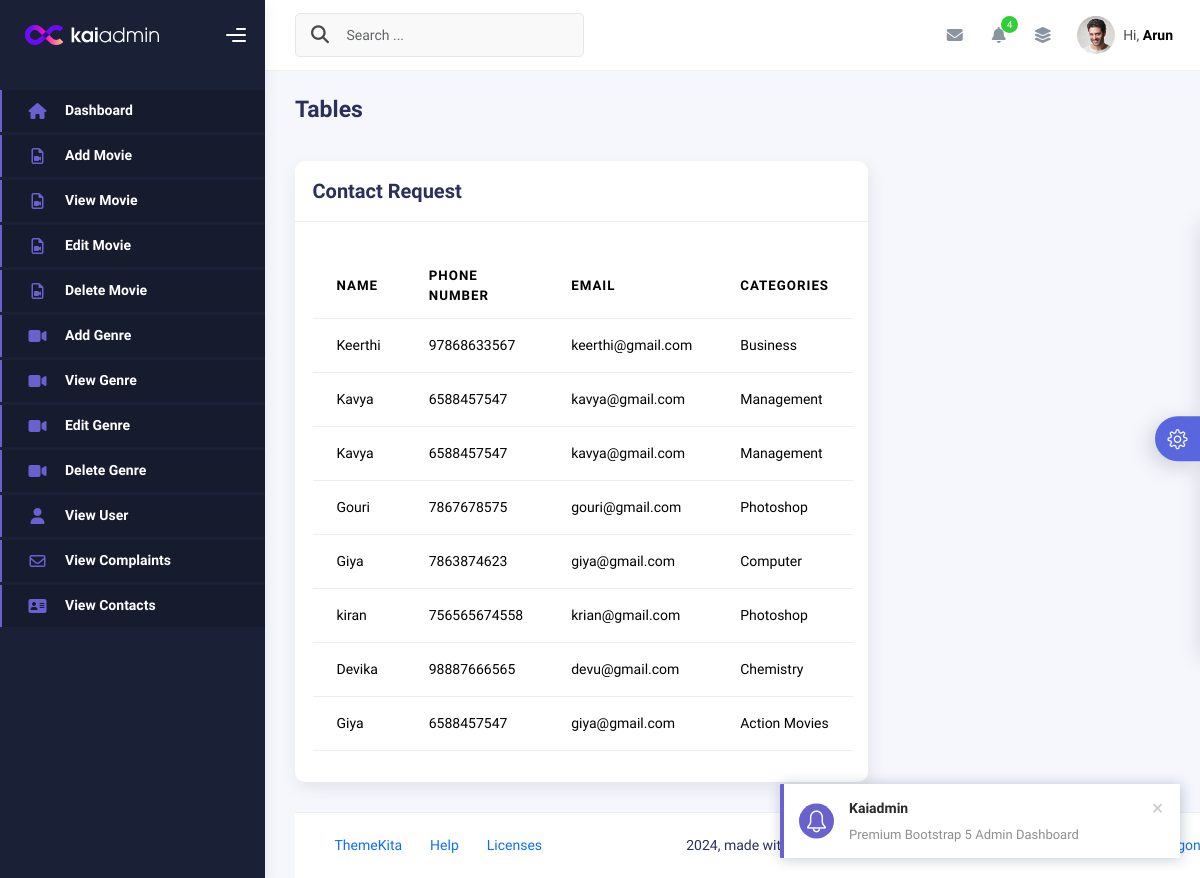
The app's page /viewcontacts, older data.
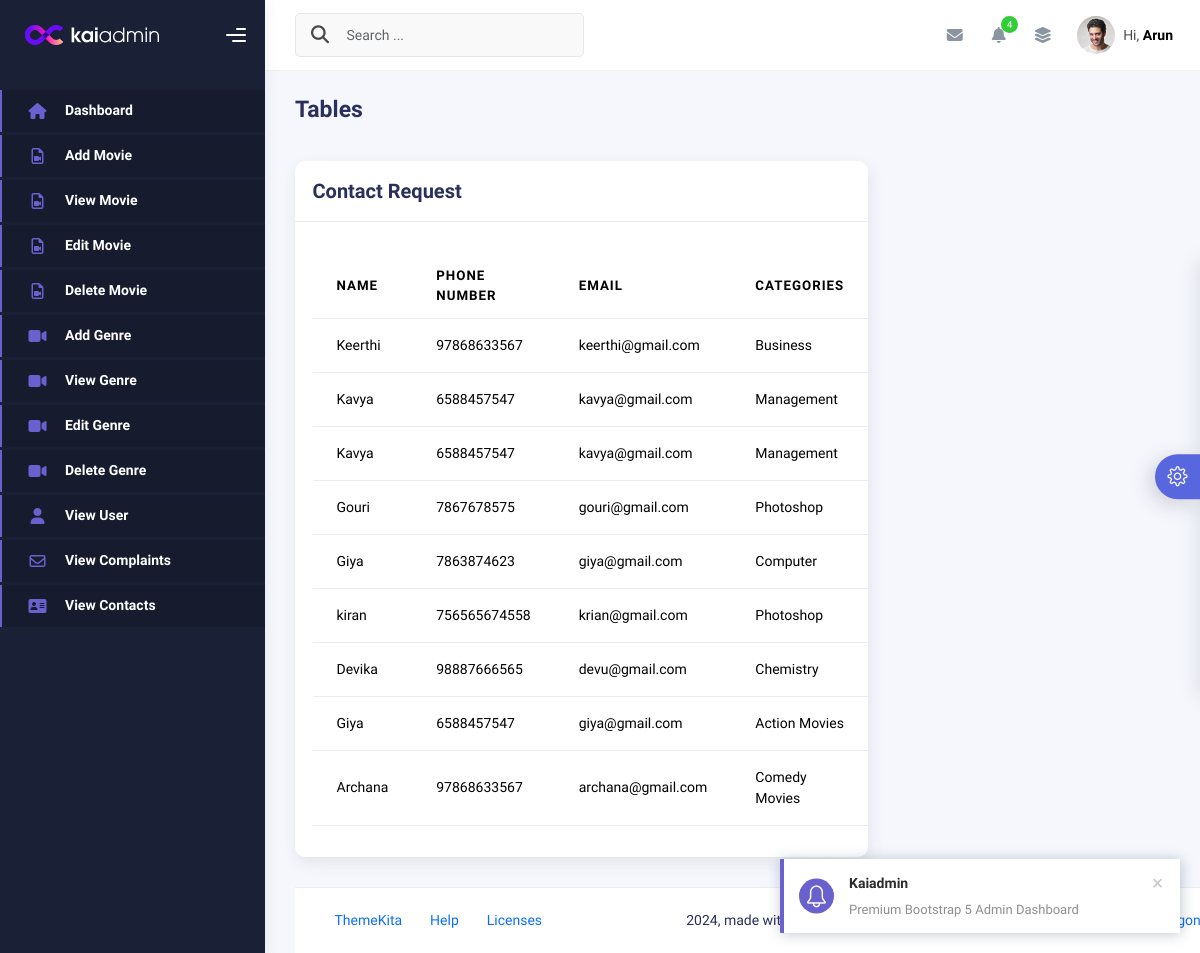
The same page, newer data.
### User/models.py (models this page shows)
class contactus(models.Model):
    cname=models.CharField(max_length=25,null=True)
    cemail=models.EmailField()
    cphone=models.IntegerField(null=True)
    categories=models.CharField(max_length=25,null=True)

### Admin/views.py (the view)
# urls.py: path('viewcontacts',views.viewcontacts,name='viewcontacts'),
def viewcontacts(request):
    details=contactus.objects.all()
    context={'details':details}
    return render(request,'view_contacts.html',context)

### Admin/templates/view_contacts.html
{% extends 'admin_home.html' %}
{% block first %}
<div class="container">
    <div class="page-inner">
      <div class="page-header">
        <h3 class="fw-bold mb-3">Tables</h3>
      </div>
      <div class="row">
        <div class="col-md-8">
          <div class="card">
            <div class="card-header">
              <div class="card-title">Contact Request</div>
            </div>
            <div class="card-body">
              <table class="table mt-3">
                <thead>
                  <tr>
                    <th scope="col">Name</th>
                    <th scope="col">Phone number</th>
                    <th scope="col">Email</th>
                    <th scope="col">Categories</th>
                  </tr>
                </thead>
                <tbody>
                {% for i in details %}
                <tr>
                    <td>{{i.cname}}</td>
                    <td>{{i.cphone}}</td>
                    <td>{{i.cemail}}</td>
                    <td>{{i.categories}}</td>
                  </tr>
                {% endfor %}
                </tbody>
              </table>
            </div>
          </div>
{% endblock %}

Row changes from the older to the newer data that the page shows:
added contactus: cname "Archana", cphone "97868633567", cemail "archana@gmail.com", categories "Comedy Movies"
